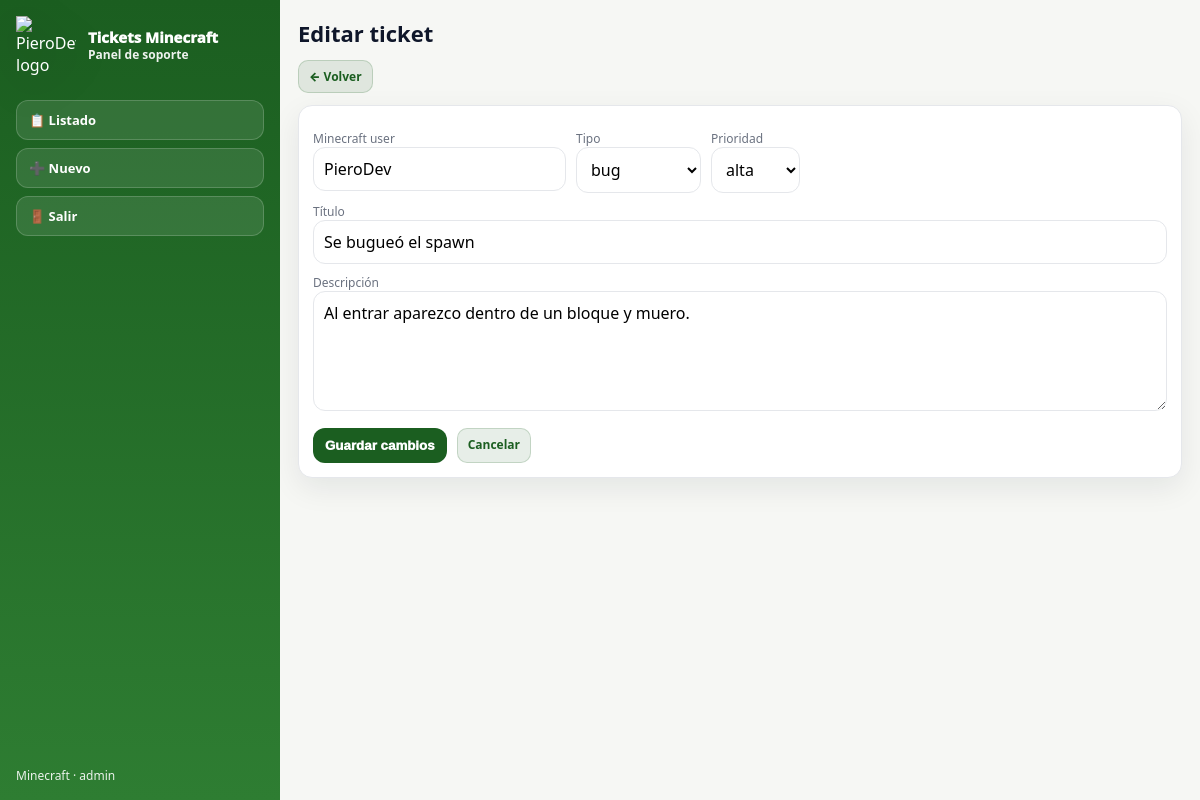
/011-creamos login sencillo/index.php?vista=edit&id=1&return=?vista=list&q=&estado=&tipo=&order=new (signed in), run on the app's committed database.
### tables this page shows
CREATE TABLE IF NOT EXISTS mc_tickets (
  id INT UNSIGNED AUTO_INCREMENT PRIMARY KEY,

  minecraft_user VARCHAR(32) NOT NULL,   
  tipo ENUM('bug','reporte','ayuda','sugerencia') NOT NULL DEFAULT 'ayuda',

  titulo VARCHAR(120) NOT NULL,
  descripcion TEXT NOT NULL,

  prioridad ENUM('baja','media','alta') NOT NULL DEFAULT 'media',
  estado ENUM('abierto','en_proceso','cerrado') NOT NULL DEFAULT 'abierto',

  creado_en TIMESTAMP NOT NULL DEFAULT CURRENT_TIMESTAMP,
  actualizado_en TIMESTAMP NOT NULL DEFAULT CURRENT_TIMESTAMP ON UPDATE CURRENT_TIMESTAMP,

   
  INDEX idx_estado (estado),
  INDEX idx_tipo (tipo),
  INDEX idx_prioridad (prioridad),
  INDEX idx_user (minecraft_user)

);

### 011-creamos login sencillo/index.php (the view, shortened to what this page needs)
<?php
function h($s){ return htmlspecialchars((string)$s, ENT_QUOTES, "UTF-8"); }
function safeReturn($r, $fallback){
  $r = (string)$r;
  return $r;
}
$vista = isset($_GET["vista"]) ? (string)$_GET["vista"] : "list";
$error = "";
$old = [
  "minecraft_user" => "",
  "tipo" => "ayuda",
  "prioridad" => "media",
  "titulo" => "",
  "descripcion" => ""
];
$q      = isset($_GET["q"]) ? trim((string)$_GET["q"]) : "";
$estado = isset($_GET["estado"]) ? (string)$_GET["estado"] : "";
$tipo   = isset($_GET["tipo"]) ? (string)$_GET["tipo"] : "";
$order  = isset($_GET["order"]) ? (string)$_GET["order"] : "new";
$returnHere = "?" . http_build_query([
  "vista"  => "list",
  "q"      => $q,
  "estado" => $estado,
  "tipo"   => $tipo,
  "order"  => $order
]);
$editTicket = null;
$returnFromEdit = "?vista=list";
$selfEdit = "?vista=list";
if ($vista === "edit") {
  $idEdit = isset($_GET["id"]) ? (int)$_GET["id"] : (int)($_POST["id"] ?? 0);
  if (isset($_GET["return"])) {
    $returnFromEdit = safeReturn($_GET["return"], $returnHere);
  } else {
    $returnFromEdit = $returnHere;
  }
  if ($idEdit <= 0) {
    $editError = "ID inválido.";
  } else {
    $mysqli = new mysqli("localhost", "mcadmin", "mcadmin123", "mc_server_tickets");
    $mysqli->set_charset("utf8mb4");
    $stmt = $mysqli->prepare("
      SELECT id, minecraft_user, tipo, titulo, descripcion, prioridad, estado, creado_en, actualizado_en
      FROM mc_tickets
      WHERE id = ?
      LIMIT 1
    ");
    $stmt->bind_param("i", $idEdit);
    $stmt->execute();
    $res = $stmt->get_result();
    $editTicket = $res->fetch_assoc();
    if ($editTicket && $error === "") {
      $old["minecraft_user"] = (string)$editTicket["minecraft_user"];
      $old["tipo"]           = (string)$editTicket["tipo"];
      $old["prioridad"]      = (string)$editTicket["prioridad"];
      $old["titulo"]         = (string)$editTicket["titulo"];
      $old["descripcion"]    = (string)$editTicket["descripcion"];
    }
  }
  $selfEdit = "?" . http_build_query([
    "vista" => "edit",
    "id"    => $idEdit,
    "return"=> $returnFromEdit
  ]);
}
?>
<!doctype html>
<html lang="es">
<head>
</head>
<body>
  <aside class="sidebar">
    <a class="brand" href="?vista=list">
      <img src="https://piero7ov.github.io/pierodev-assets/brand/pierodev/logos/logocompleto.png" alt="PieroDev logo">
      <div>
        <div class="t1">Tickets Minecraft</div>
        <div class="t2">Panel de soporte</div>
      </div>
    </a>
    <nav class="nav">
      <a href="?vista=list" class="<?= $vista==="list" ? "activo" : "" ?>">📋 Listado</a>
      <a href="?vista=new"  class="<?= $vista==="new"  ? "activo" : "" ?>">➕ Nuevo</a>
      <a href="logout.php">🚪 Salir</a>
    </nav>
    <div class="foot">Minecraft · <?= h($_SESSION["admin_user"] ?? "admin") ?></div>
  </aside>
  <main>
    <?php if ($vista === "new"): ?>
      <h1>Nuevo ticket</h1>
      <div class="muted">Formulario con POST (INSERT).</div>
      <?php if ($error !== ""): ?>
        <div class="error"><?= h($error) ?></div>
      <?php endif; ?>
      <div class="box">
        <form method="post" action="?vista=new">
          <input type="hidden" name="accion" value="crear">
          <div class="row">
            <div>
              <div class="muted">Minecraft user</div>
              <input name="minecraft_user" maxlength="32"
                     value="<?= h($old["minecraft_user"]) ?>"
                     placeholder="Ej: PieroDev">
            </div>
            <div>
              <div class="muted">Tipo</div>
              <select name="tipo">
                <option value="ayuda" <?= $old["tipo"]==="ayuda" ? "selected" : "" ?>>ayuda</option>
                <option value="bug" <?= $old["tipo"]==="bug" ? "selected" : "" ?>>bug</option>
                <option value="reporte" <?= $old["tipo"]==="reporte" ? "selected" : "" ?>>reporte</option>
                <option value="sugerencia" <?= $old["tipo"]==="sugerencia" ? "selected" : "" ?>>sugerencia</option>
              </select>
            </div>
            <div>
              <div class="muted">Prioridad</div>
              <select name="prioridad">
                <option value="baja" <?= $old["prioridad"]==="baja" ? "selected" : "" ?>>baja</option>
                <option value="media" <?= $old["prioridad"]==="media" ? "selected" : "" ?>>media</option>
                <option value="alta" <?= $old["prioridad"]==="alta" ? "selected" : "" ?>>alta</option>
              </select>
            </div>
          </div>
          <div style="margin-top:10px;">
            <div class="muted">Título</div>
            <input name="titulo" maxlength="120" style="width:100%;"
                   value="<?= h($old["titulo"]) ?>"
                   placeholder="Ej: Se bugueó el spawn">
          </div>
          <div style="margin-top:10px;">
            <div class="muted">Descripción</div>
            <textarea name="descripcion" placeholder="Describe el problema..."><?= h($old["descripcion"]) ?></textarea>
          </div>
          <div style="margin-top:12px; display:flex; gap:10px; flex-wrap:wrap;">
            <button type="submit">Guardar</button>
            <a class="btnlink" href="?vista=list">Volver</a>
          </div>
        </form>
      </div>
    <?php elseif ($vista === "edit"): ?>
      <h1>Editar ticket</h1>
      <p class="muted">
        <?php if ($editTicket): ?>
          <a class="btnlink" href="?vista=ver&id=<?= (int)$editTicket["id"] ?>&return=<?= rawurlencode($returnFromEdit) ?>">← Volver</a>
        <?php else: ?>
          <a class="btnlink" href="<?= h($returnFromEdit) ?>">← Volver</a>
        <?php endif; ?>
      </p>
      <?php if ($editTicket): ?>
        <div class="box">
          <form method="post" action="<?= h($selfEdit) ?>">
            <div class="row">
              <div>
                <div class="muted">Minecraft user</div>
                <input name="minecraft_user" maxlength="32" value="<?= h($old["minecraft_user"]) ?>">
              </div>
              <div>
                <div class="muted">Tipo</div>
                <select name="tipo">
                  <option value="bug" <?= $old["tipo"]==="bug" ? "selected" : "" ?>>bug</option>
                </select>
              </div>
              <div>
                <div class="muted">Prioridad</div>
                <select name="prioridad">
                  <option value="alta" <?= $old["prioridad"]==="alta" ? "selected" : "" ?>>alta</option>
                </select>
              </div>
            </div>
            <div style="margin-top:10px;">
              <div class="muted">Título</div>
              <input name="titulo" maxlength="120" style="width:100%;" value="<?= h($old["titulo"]) ?>">
            </div>
            <div style="margin-top:10px;">
              <div class="muted">Descripción</div>
              <textarea name="descripcion"><?= h($old["descripcion"]) ?></textarea>
            </div>
            <div style="margin-top:12px; display:flex; gap:10px; flex-wrap:wrap;">
              <button type="submit">Guardar cambios</button>
              <a class="btnlink" href="?vista=ver&id=<?= (int)$editTicket["id"] ?>&return=<?= rawurlencode($returnFromEdit) ?>">Cancelar</a>
            </div>
          </form>
        </div>
      <?php endif; ?>
    <?php endif; ?>
  </main>
</body>
</html>

### 011-creamos login sencillo/index.php (style rules this page uses)
:root { --bg: #f6f7f4; --card: #ffffff; --text: #0f172a; --muted: #6b7280; --border: #e5e7eb; --grass1: #1b5e20; --grass2: #2e7d32; --shadow: 0 10px 30px rgba(15, 23, 42, .08); --radius: 14px; --danger: #b91c1c; }
* { box-sizing:border-box; }
body { margin:0; font-family: system-ui, -apple-system, "Segoe UI", sans-serif; background: var(--bg); color: var(--text); display:flex; min-height:100vh; }
.sidebar { width: 280px; padding: 16px; background: linear-gradient(180deg, var(--grass1), var(--grass2)); color: #fff; display:flex; flex-direction:column; }
.brand { display:flex; align-items:center; gap: 12px; margin-bottom: 14px; text-decoration:none; color:#fff; }
.brand img { width: 60px; height: 60px; display:block; background: transparent; filter: drop-shadow(0 10px 20px rgba(0,0,0,.25)); }
.brand .t1 { font-weight: 950; font-size: 15px; line-height: 1.1; }
.brand .t2 { font-weight: 750; font-size: 12px; opacity:.92; }
.nav { display:flex; flex-direction:column; gap: 8px; margin-top: 10px; }
.nav a { color:#fff; text-decoration:none; font-weight: 900; font-size: 13px; padding: 10px 12px; border-radius: 12px; border: 1px solid rgba(255,255,255,.18); background: rgba(255,255,255,.10); }
.sidebar .foot { margin-top:auto; opacity:.9; font-size: 12px; padding-top: 16px; }
main { flex:1; padding: 18px; overflow:auto; }
h1 { margin: 0 0 6px; font-size: 22px; }
.muted { color: var(--muted); font-size: 12px; }
.box { background: var(--card); border: 1px solid var(--border); border-radius: var(--radius); box-shadow: var(--shadow); padding: 14px; margin-top: 12px; }
a { color: var(--grass1); text-decoration:none; }
.btnlink { display:inline-block; padding: 7px 10px; border-radius: 10px; font-weight: 900; font-size: 12px; background: rgba(27,94,32,.10); border: 1px solid rgba(27,94,32,.18); color: var(--grass1); }
.row { display:flex; gap:10px; flex-wrap:wrap; margin-top: 10px; }
input,select,textarea { padding: 10px 10px; border: 1px solid var(--border); border-radius: 12px; outline: none; background: #fff; font: inherit; }
textarea { width:100%; min-height: 120px; resize: vertical; }
button { border: 0; border-radius: 12px; padding: 10px 12px; cursor:pointer; font-weight: 950; background: var(--grass1); color: #fff; }

### data on the page
mc_tickets: minecraft_user "PieroDev", tipo "bug", prioridad "alta", titulo "Se bugueó el spawn", descripcion "Al entrar aparezco dentro de un bloque y muero."

### other printed values
$_SESSION["admin_user"] "admin"
